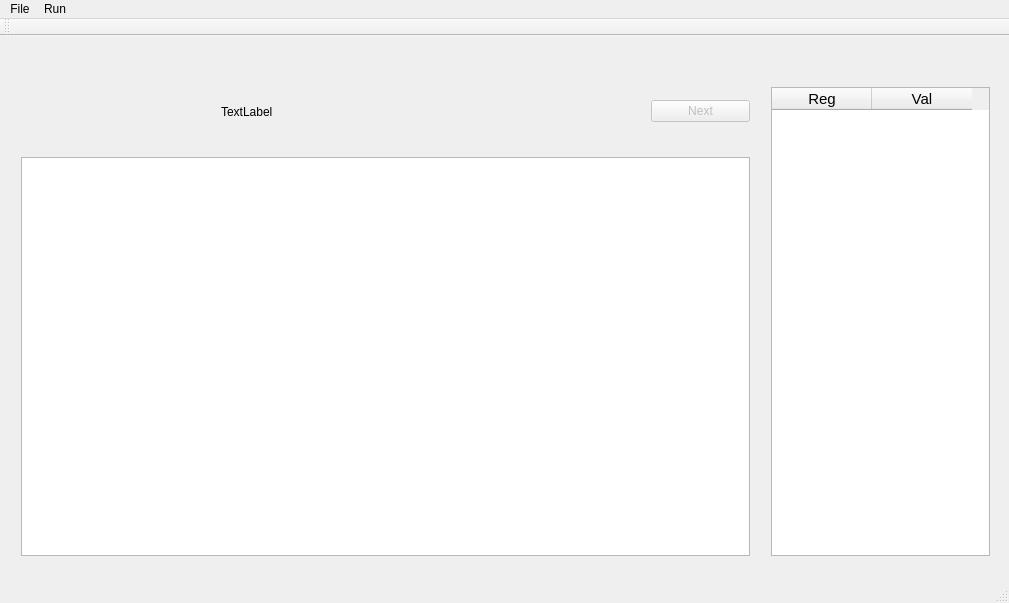
<?xml version="1.0" encoding="UTF-8"?>
<ui version="4.0">
 <class>MainWindow</class>
 <widget class="QMainWindow" name="MainWindow">
  <property name="geometry">
   <rect>
    <x>0</x>
    <y>0</y>
    <width>1009</width>
    <height>603</height>
   </rect>
  </property>
  <property name="windowTitle">
   <string>MainWindow</string>
  </property>
  <widget class="QWidget" name="centralWidget">
   <widget class="QWidget" name="verticalLayoutWidget">
    <property name="geometry">
     <rect>
      <x>640</x>
      <y>40</y>
      <width>121</width>
      <height>71</height>
     </rect>
    </property>
    <layout class="QVBoxLayout" name="verticalLayout">
     <item>
      <widget class="QPushButton" name="nextButton">
       <property name="enabled">
        <bool>false</bool>
       </property>
       <property name="text">
        <string>Next</string>
       </property>
      </widget>
     </item>
    </layout>
   </widget>
   <widget class="QWidget" name="verticalLayoutWidget_2">
    <property name="geometry">
     <rect>
      <x>10</x>
      <y>110</y>
      <width>751</width>
      <height>421</height>
     </rect>
    </property>
    <layout class="QVBoxLayout" name="verticalLayout_2">
     <item>
      <widget class="QTableWidget" name="memoryTable">
       <property name="sizePolicy">
        <sizepolicy hsizetype="Minimum" vsizetype="Minimum">
         <horstretch>0</horstretch>
         <verstretch>0</verstretch>
        </sizepolicy>
       </property>
       <property name="font">
        <font>
         <family>Ubuntu Condensed</family>
        </font>
       </property>
       <property name="verticalScrollBarPolicy">
        <enum>Qt::ScrollBarAsNeeded</enum>
       </property>
       <property name="horizontalScrollBarPolicy">
        <enum>Qt::ScrollBarAsNeeded</enum>
       </property>
       <attribute name="horizontalHeaderDefaultSectionSize">
        <number>21</number>
       </attribute>
       <attribute name="horizontalHeaderMinimumSectionSize">
        <number>21</number>
       </attribute>
       <attribute name="horizontalHeaderStretchLastSection">
        <bool>false</bool>
       </attribute>
       <attribute name="verticalHeaderCascadingSectionResizes">
        <bool>false</bool>
       </attribute>
       <attribute name="verticalHeaderDefaultSectionSize">
        <number>21</number>
       </attribute>
       <attribute name="verticalHeaderMinimumSectionSize">
        <number>21</number>
       </attribute>
      </widget>
     </item>
    </layout>
   </widget>
   <widget class="QWidget" name="verticalLayoutWidget_3">
    <property name="geometry">
     <rect>
      <x>-1</x>
      <y>0</y>
      <width>401</width>
      <height>21</height>
     </rect>
    </property>
    <layout class="QVBoxLayout" name="verticalLayout_4">
     <item>
      <widget class="QLabel" name="loadedRomText">
       <property name="text">
        <string>TextLabel</string>
       </property>
      </widget>
     </item>
    </layout>
   </widget>
   <widget class="QWidget" name="verticalLayoutWidget_4">
    <property name="geometry">
     <rect>
      <x>210</x>
      <y>50</y>
      <width>401</width>
      <height>51</height>
     </rect>
    </property>
    <layout class="QVBoxLayout" name="verticalLayout_5">
     <item>
      <widget class="QLabel" name="currentInstructionText">
       <property name="text">
        <string>TextLabel</string>
       </property>
      </widget>
     </item>
    </layout>
   </widget>
   <widget class="QWidget" name="verticalLayoutWidget_5">
    <property name="geometry">
     <rect>
      <x>760</x>
      <y>40</y>
      <width>241</width>
      <height>491</height>
     </rect>
    </property>
    <layout class="QVBoxLayout" name="verticalLayout_3">
     <item>
      <widget class="QTableWidget" name="registerTable">
       <property name="font">
        <font>
         <pointsize>11</pointsize>
        </font>
       </property>
       <property name="lineWidth">
        <number>1</number>
       </property>
       <column>
        <property name="text">
         <string>Reg</string>
        </property>
       </column>
       <column>
        <property name="text">
         <string>Val</string>
        </property>
       </column>
      </widget>
     </item>
    </layout>
   </widget>
  </widget>
  <widget class="QToolBar" name="mainToolBar">
   <attribute name="toolBarArea">
    <enum>TopToolBarArea</enum>
   </attribute>
   <attribute name="toolBarBreak">
    <bool>false</bool>
   </attribute>
  </widget>
  <widget class="QStatusBar" name="statusBar"/>
  <widget class="QMenuBar" name="menuBar">
   <property name="geometry">
    <rect>
     <x>0</x>
     <y>0</y>
     <width>1009</width>
     <height>22</height>
    </rect>
   </property>
   <widget class="QMenu" name="menuFile">
    <property name="title">
     <string>File</string>
    </property>
    <addaction name="actionLoad_rom"/>
   </widget>
   <widget class="QMenu" name="menuRun">
    <property name="title">
     <string>Run</string>
    </property>
    <addaction name="actionDebug_mode"/>
    <addaction name="actionNormal"/>
    <addaction name="actionStop"/>
   </widget>
   <addaction name="menuFile"/>
   <addaction name="menuRun"/>
  </widget>
  <action name="actionLoad_rom">
   <property name="text">
    <string>Load rom</string>
   </property>
  </action>
  <action name="actionDebug_mode">
   <property name="checkable">
    <bool>false</bool>
   </property>
   <property name="text">
    <string>Debug mode</string>
   </property>
  </action>
  <action name="actionNormal">
   <property name="text">
    <string>Normal</string>
   </property>
  </action>
  <action name="actionStop">
   <property name="text">
    <string>Stop</string>
   </property>
  </action>
 </widget>
 <layoutdefault spacing="6" margin="11"/>
 <resources/>
 <connections/>
</ui>
